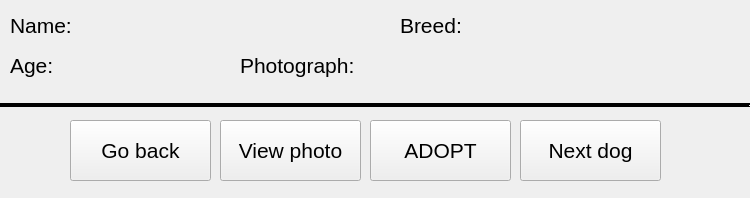
<?xml version="1.0" encoding="UTF-8"?>
<ui version="4.0">
 <class>SeeAllAdoptWindowClass</class>
 <widget class="QMainWindow" name="SeeAllAdoptWindowClass">
  <property name="geometry">
   <rect>
    <x>0</x>
    <y>0</y>
    <width>750</width>
    <height>198</height>
   </rect>
  </property>
  <property name="font">
   <font>
    <pointsize>16</pointsize>
   </font>
  </property>
  <property name="windowTitle">
   <string>SeeAllAdoptWindow</string>
  </property>
  <widget class="QWidget" name="centralWidget">
   <widget class="QLabel" name="lblAge">
    <property name="geometry">
     <rect>
      <x>70</x>
      <y>50</y>
      <width>91</width>
      <height>31</height>
     </rect>
    </property>
    <property name="text">
     <string/>
    </property>
   </widget>
   <widget class="QLabel" name="label_6">
    <property name="geometry">
     <rect>
      <x>240</x>
      <y>50</y>
      <width>121</width>
      <height>31</height>
     </rect>
    </property>
    <property name="text">
     <string>Photograph:</string>
    </property>
   </widget>
   <widget class="QLabel" name="lblBreed">
    <property name="geometry">
     <rect>
      <x>470</x>
      <y>10</y>
      <width>271</width>
      <height>31</height>
     </rect>
    </property>
    <property name="text">
     <string/>
    </property>
   </widget>
   <widget class="Line" name="line_2">
    <property name="geometry">
     <rect>
      <x>0</x>
      <y>90</y>
      <width>751</width>
      <height>31</height>
     </rect>
    </property>
    <property name="palette">
     <palette>
      <active>
       <colorrole role="WindowText">
        <brush brushstyle="SolidPattern">
         <color alpha="255">
          <red>255</red>
          <green>255</green>
          <blue>255</blue>
         </color>
        </brush>
       </colorrole>
       <colorrole role="Button">
        <brush brushstyle="SolidPattern">
         <color alpha="255">
          <red>0</red>
          <green>0</green>
          <blue>0</blue>
         </color>
        </brush>
       </colorrole>
       <colorrole role="Light">
        <brush brushstyle="SolidPattern">
         <color alpha="255">
          <red>0</red>
          <green>0</green>
          <blue>0</blue>
         </color>
        </brush>
       </colorrole>
       <colorrole role="Midlight">
        <brush brushstyle="SolidPattern">
         <color alpha="255">
          <red>0</red>
          <green>0</green>
          <blue>0</blue>
         </color>
        </brush>
       </colorrole>
       <colorrole role="Dark">
        <brush brushstyle="SolidPattern">
         <color alpha="255">
          <red>0</red>
          <green>0</green>
          <blue>0</blue>
         </color>
        </brush>
       </colorrole>
       <colorrole role="Mid">
        <brush brushstyle="SolidPattern">
         <color alpha="255">
          <red>0</red>
          <green>0</green>
          <blue>0</blue>
         </color>
        </brush>
       </colorrole>
       <colorrole role="Text">
        <brush brushstyle="SolidPattern">
         <color alpha="255">
          <red>255</red>
          <green>255</green>
          <blue>255</blue>
         </color>
        </brush>
       </colorrole>
       <colorrole role="BrightText">
        <brush brushstyle="SolidPattern">
         <color alpha="255">
          <red>255</red>
          <green>255</green>
          <blue>255</blue>
         </color>
        </brush>
       </colorrole>
       <colorrole role="ButtonText">
        <brush brushstyle="SolidPattern">
         <color alpha="255">
          <red>255</red>
          <green>255</green>
          <blue>255</blue>
         </color>
        </brush>
       </colorrole>
       <colorrole role="Base">
        <brush brushstyle="SolidPattern">
         <color alpha="255">
          <red>0</red>
          <green>0</green>
          <blue>0</blue>
         </color>
        </brush>
       </colorrole>
       <colorrole role="Window">
        <brush brushstyle="SolidPattern">
         <color alpha="255">
          <red>0</red>
          <green>0</green>
          <blue>0</blue>
         </color>
        </brush>
       </colorrole>
       <colorrole role="Shadow">
        <brush brushstyle="SolidPattern">
         <color alpha="255">
          <red>0</red>
          <green>0</green>
          <blue>0</blue>
         </color>
        </brush>
       </colorrole>
       <colorrole role="AlternateBase">
        <brush brushstyle="SolidPattern">
         <color alpha="255">
          <red>0</red>
          <green>0</green>
          <blue>0</blue>
         </color>
        </brush>
       </colorrole>
       <colorrole role="ToolTipBase">
        <brush brushstyle="SolidPattern">
         <color alpha="255">
          <red>255</red>
          <green>255</green>
          <blue>220</blue>
         </color>
        </brush>
       </colorrole>
       <colorrole role="ToolTipText">
        <brush brushstyle="SolidPattern">
         <color alpha="255">
          <red>0</red>
          <green>0</green>
          <blue>0</blue>
         </color>
        </brush>
       </colorrole>
       <colorrole role="PlaceholderText">
        <brush brushstyle="SolidPattern">
         <color alpha="127">
          <red>255</red>
          <green>255</green>
          <blue>255</blue>
         </color>
        </brush>
       </colorrole>
       <colorrole role="Accent">
        <brush brushstyle="SolidPattern">
         <color alpha="255">
          <red>0</red>
          <green>0</green>
          <blue>0</blue>
         </color>
        </brush>
       </colorrole>
      </active>
      <inactive>
       <colorrole role="WindowText">
        <brush brushstyle="SolidPattern">
         <color alpha="255">
          <red>255</red>
          <green>255</green>
          <blue>255</blue>
         </color>
        </brush>
       </colorrole>
       <colorrole role="Button">
        <brush brushstyle="SolidPattern">
         <color alpha="255">
          <red>0</red>
          <green>0</green>
          <blue>0</blue>
         </color>
        </brush>
       </colorrole>
       <colorrole role="Light">
        <brush brushstyle="SolidPattern">
         <color alpha="255">
          <red>0</red>
          <green>0</green>
          <blue>0</blue>
         </color>
        </brush>
       </colorrole>
       <colorrole role="Midlight">
        <brush brushstyle="SolidPattern">
         <color alpha="255">
          <red>0</red>
          <green>0</green>
          <blue>0</blue>
         </color>
        </brush>
       </colorrole>
       <colorrole role="Dark">
        <brush brushstyle="SolidPattern">
         <color alpha="255">
          <red>0</red>
          <green>0</green>
          <blue>0</blue>
         </color>
        </brush>
       </colorrole>
       <colorrole role="Mid">
        <brush brushstyle="SolidPattern">
         <color alpha="255">
          <red>0</red>
          <green>0</green>
          <blue>0</blue>
         </color>
        </brush>
       </colorrole>
       <colorrole role="Text">
        <brush brushstyle="SolidPattern">
         <color alpha="255">
          <red>255</red>
          <green>255</green>
          <blue>255</blue>
         </color>
        </brush>
       </colorrole>
       <colorrole role="BrightText">
        <brush brushstyle="SolidPattern">
         <color alpha="255">
          <red>255</red>
          <green>255</green>
          <blue>255</blue>
         </color>
        </brush>
       </colorrole>
       <colorrole role="ButtonText">
        <brush brushstyle="SolidPattern">
         <color alpha="255">
          <red>255</red>
          <green>255</green>
          <blue>255</blue>
         </color>
        </brush>
       </colorrole>
       <colorrole role="Base">
        <brush brushstyle="SolidPattern">
         <color alpha="255">
          <red>0</red>
          <green>0</green>
          <blue>0</blue>
         </color>
        </brush>
       </colorrole>
       <colorrole role="Window">
        <brush brushstyle="SolidPattern">
         <color alpha="255">
          <red>0</red>
          <green>0</green>
          <blue>0</blue>
         </color>
        </brush>
       </colorrole>
       <colorrole role="Shadow">
        <brush brushstyle="SolidPattern">
         <color alpha="255">
          <red>0</red>
          <green>0</green>
          <blue>0</blue>
         </color>
        </brush>
       </colorrole>
       <colorrole role="AlternateBase">
        <brush brushstyle="SolidPattern">
         <color alpha="255">
          <red>0</red>
          <green>0</green>
          <blue>0</blue>
         </color>
        </brush>
       </colorrole>
       <colorrole role="ToolTipBase">
        <brush brushstyle="SolidPattern">
         <color alpha="255">
          <red>255</red>
          <green>255</green>
          <blue>220</blue>
         </color>
        </brush>
       </colorrole>
       <colorrole role="ToolTipText">
        <brush brushstyle="SolidPattern">
         <color alpha="255">
          <red>0</red>
          <green>0</green>
          <blue>0</blue>
         </color>
        </brush>
       </colorrole>
       <colorrole role="PlaceholderText">
        <brush brushstyle="SolidPattern">
         <color alpha="127">
          <red>255</red>
          <green>255</green>
          <blue>255</blue>
         </color>
        </brush>
       </colorrole>
       <colorrole role="Accent">
        <brush brushstyle="SolidPattern">
         <color alpha="255">
          <red>0</red>
          <green>0</green>
          <blue>0</blue>
         </color>
        </brush>
       </colorrole>
      </inactive>
      <disabled>
       <colorrole role="WindowText">
        <brush brushstyle="SolidPattern">
         <color alpha="255">
          <red>0</red>
          <green>0</green>
          <blue>0</blue>
         </color>
        </brush>
       </colorrole>
       <colorrole role="Button">
        <brush brushstyle="SolidPattern">
         <color alpha="255">
          <red>0</red>
          <green>0</green>
          <blue>0</blue>
         </color>
        </brush>
       </colorrole>
       <colorrole role="Light">
        <brush brushstyle="SolidPattern">
         <color alpha="255">
          <red>0</red>
          <green>0</green>
          <blue>0</blue>
         </color>
        </brush>
       </colorrole>
       <colorrole role="Midlight">
        <brush brushstyle="SolidPattern">
         <color alpha="255">
          <red>0</red>
          <green>0</green>
          <blue>0</blue>
         </color>
        </brush>
       </colorrole>
       <colorrole role="Dark">
        <brush brushstyle="SolidPattern">
         <color alpha="255">
          <red>0</red>
          <green>0</green>
          <blue>0</blue>
         </color>
        </brush>
       </colorrole>
       <colorrole role="Mid">
        <brush brushstyle="SolidPattern">
         <color alpha="255">
          <red>0</red>
          <green>0</green>
          <blue>0</blue>
         </color>
        </brush>
       </colorrole>
       <colorrole role="Text">
        <brush brushstyle="SolidPattern">
         <color alpha="255">
          <red>0</red>
          <green>0</green>
          <blue>0</blue>
         </color>
        </brush>
       </colorrole>
       <colorrole role="BrightText">
        <brush brushstyle="SolidPattern">
         <color alpha="255">
          <red>255</red>
          <green>255</green>
          <blue>255</blue>
         </color>
        </brush>
       </colorrole>
       <colorrole role="ButtonText">
        <brush brushstyle="SolidPattern">
         <color alpha="255">
          <red>0</red>
          <green>0</green>
          <blue>0</blue>
         </color>
        </brush>
       </colorrole>
       <colorrole role="Base">
        <brush brushstyle="SolidPattern">
         <color alpha="255">
          <red>0</red>
          <green>0</green>
          <blue>0</blue>
         </color>
        </brush>
       </colorrole>
       <colorrole role="Window">
        <brush brushstyle="SolidPattern">
         <color alpha="255">
          <red>0</red>
          <green>0</green>
          <blue>0</blue>
         </color>
        </brush>
       </colorrole>
       <colorrole role="Shadow">
        <brush brushstyle="SolidPattern">
         <color alpha="255">
          <red>0</red>
          <green>0</green>
          <blue>0</blue>
         </color>
        </brush>
       </colorrole>
       <colorrole role="AlternateBase">
        <brush brushstyle="SolidPattern">
         <color alpha="255">
          <red>0</red>
          <green>0</green>
          <blue>0</blue>
         </color>
        </brush>
       </colorrole>
       <colorrole role="ToolTipBase">
        <brush brushstyle="SolidPattern">
         <color alpha="255">
          <red>255</red>
          <green>255</green>
          <blue>220</blue>
         </color>
        </brush>
       </colorrole>
       <colorrole role="ToolTipText">
        <brush brushstyle="SolidPattern">
         <color alpha="255">
          <red>0</red>
          <green>0</green>
          <blue>0</blue>
         </color>
        </brush>
       </colorrole>
       <colorrole role="PlaceholderText">
        <brush brushstyle="SolidPattern">
         <color alpha="127">
          <red>0</red>
          <green>0</green>
          <blue>0</blue>
         </color>
        </brush>
       </colorrole>
       <colorrole role="Accent">
        <brush brushstyle="SolidPattern">
         <color alpha="255">
          <red>0</red>
          <green>0</green>
          <blue>0</blue>
         </color>
        </brush>
       </colorrole>
      </disabled>
     </palette>
    </property>
    <property name="autoFillBackground">
     <bool>false</bool>
    </property>
    <property name="frameShadow">
     <enum>QFrame::Shadow::Sunken</enum>
    </property>
    <property name="lineWidth">
     <number>2</number>
    </property>
    <property name="orientation">
     <enum>Qt::Orientation::Horizontal</enum>
    </property>
   </widget>
   <widget class="QLabel" name="label_5">
    <property name="geometry">
     <rect>
      <x>10</x>
      <y>10</y>
      <width>61</width>
      <height>31</height>
     </rect>
    </property>
    <property name="text">
     <string>Name:</string>
    </property>
   </widget>
   <widget class="QLabel" name="lblName">
    <property name="geometry">
     <rect>
      <x>80</x>
      <y>10</y>
      <width>301</width>
      <height>31</height>
     </rect>
    </property>
    <property name="text">
     <string/>
    </property>
   </widget>
   <widget class="QLabel" name="label_8">
    <property name="geometry">
     <rect>
      <x>400</x>
      <y>10</y>
      <width>61</width>
      <height>31</height>
     </rect>
    </property>
    <property name="text">
     <string>Breed:</string>
    </property>
   </widget>
   <widget class="QLabel" name="lblPhoto">
    <property name="geometry">
     <rect>
      <x>370</x>
      <y>50</y>
      <width>371</width>
      <height>31</height>
     </rect>
    </property>
    <property name="text">
     <string/>
    </property>
   </widget>
   <widget class="QLabel" name="label_7">
    <property name="geometry">
     <rect>
      <x>10</x>
      <y>50</y>
      <width>49</width>
      <height>31</height>
     </rect>
    </property>
    <property name="text">
     <string>Age:</string>
    </property>
   </widget>
   <widget class="QPushButton" name="btnBack">
    <property name="geometry">
     <rect>
      <x>70</x>
      <y>120</y>
      <width>141</width>
      <height>61</height>
     </rect>
    </property>
    <property name="text">
     <string>Go back</string>
    </property>
   </widget>
   <widget class="QPushButton" name="btnView">
    <property name="geometry">
     <rect>
      <x>220</x>
      <y>120</y>
      <width>141</width>
      <height>61</height>
     </rect>
    </property>
    <property name="text">
     <string>View photo</string>
    </property>
   </widget>
   <widget class="QPushButton" name="btnAdopt">
    <property name="geometry">
     <rect>
      <x>370</x>
      <y>120</y>
      <width>141</width>
      <height>61</height>
     </rect>
    </property>
    <property name="text">
     <string>ADOPT</string>
    </property>
   </widget>
   <widget class="QPushButton" name="btnNext">
    <property name="geometry">
     <rect>
      <x>520</x>
      <y>120</y>
      <width>141</width>
      <height>61</height>
     </rect>
    </property>
    <property name="text">
     <string>Next dog</string>
    </property>
   </widget>
  </widget>
 </widget>
 <layoutdefault spacing="6" margin="11"/>
 <resources/>
 <connections>
  <connection>
   <sender>btnBack</sender>
   <signal>clicked()</signal>
   <receiver>SeeAllAdoptWindowClass</receiver>
   <slot>btnBack_clicked()</slot>
   <hints>
    <hint type="sourcelabel">
     <x>117</x>
     <y>157</y>
    </hint>
    <hint type="destinationlabel">
     <x>120</x>
     <y>191</y>
    </hint>
   </hints>
  </connection>
  <connection>
   <sender>btnView</sender>
   <signal>clicked()</signal>
   <receiver>SeeAllAdoptWindowClass</receiver>
   <slot>btnView_clicked()</slot>
   <hints>
    <hint type="sourcelabel">
     <x>289</x>
     <y>157</y>
    </hint>
    <hint type="destinationlabel">
     <x>289</x>
     <y>190</y>
    </hint>
   </hints>
  </connection>
  <connection>
   <sender>btnAdopt</sender>
   <signal>clicked()</signal>
   <receiver>SeeAllAdoptWindowClass</receiver>
   <slot>btnAdopt_clicked()</slot>
   <hints>
    <hint type="sourcelabel">
     <x>423</x>
     <y>151</y>
    </hint>
    <hint type="destinationlabel">
     <x>425</x>
     <y>191</y>
    </hint>
   </hints>
  </connection>
  <connection>
   <sender>btnNext</sender>
   <signal>clicked()</signal>
   <receiver>SeeAllAdoptWindowClass</receiver>
   <slot>btnNext_clicked()</slot>
   <hints>
    <hint type="sourcelabel">
     <x>587</x>
     <y>152</y>
    </hint>
    <hint type="destinationlabel">
     <x>587</x>
     <y>189</y>
    </hint>
   </hints>
  </connection>
 </connections>
 <slots>
  <slot>btnBack_clicked()</slot>
  <slot>btnView_clicked()</slot>
  <slot>btnAdopt_clicked()</slot>
  <slot>btnNext_clicked()</slot>
 </slots>
</ui>
